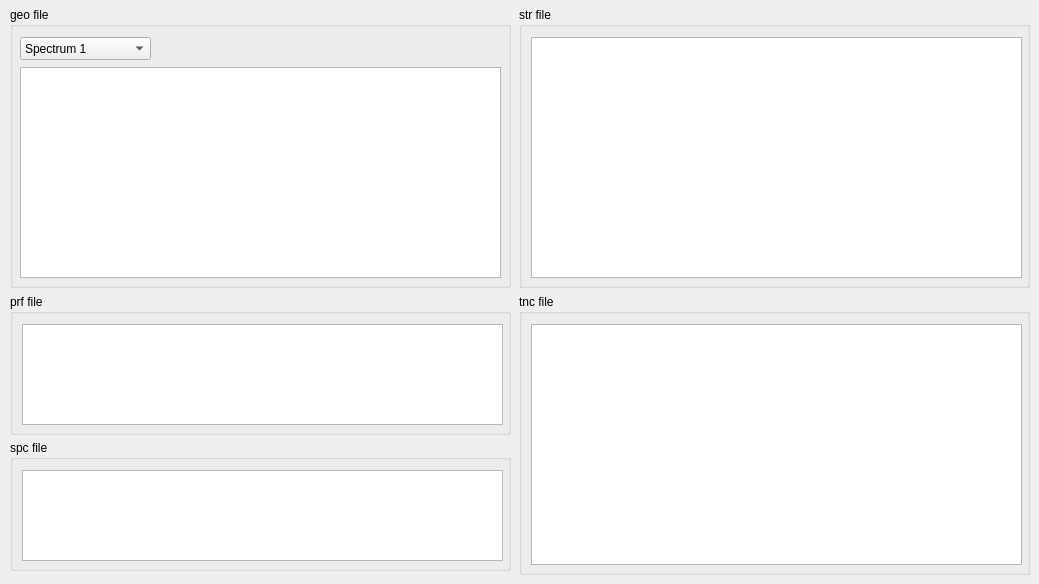
        <widget class="QWidget" name="tab_7">
         <attribute name="title">
          <string>Input</string>
         </attribute>
         <widget class="QGroupBox" name="groupBox_11">
          <property name="geometry">
           <rect>
            <x>10</x>
            <y>7</y>
            <width>501</width>
            <height>281</height>
           </rect>
          </property>
          <property name="title">
           <string>geo file</string>
          </property>
          <widget class="QPlainTextEdit" name="advanced_geo_input_field">
           <property name="geometry">
            <rect>
             <x>10</x>
             <y>60</y>
             <width>481</width>
             <height>211</height>
            </rect>
           </property>
          </widget>
          <widget class="QComboBox" name="comboBox_Advanced">
           <property name="geometry">
            <rect>
             <x>10</x>
             <y>30</y>
             <width>131</width>
             <height>23</height>
            </rect>
           </property>
           <item>
            <property name="text">
             <string>Spectrum 1</string>
            </property>
           </item>
          </widget>
         </widget>
         <widget class="QGroupBox" name="groupBox_13">
          <property name="geometry">
           <rect>
            <x>519</x>
            <y>7</y>
            <width>511</width>
            <height>281</height>
           </rect>
          </property>
          <property name="title">
           <string>str file</string>
          </property>
          <widget class="QPlainTextEdit" name="advanced_str_input_field">
           <property name="geometry">
            <rect>
             <x>12</x>
             <y>30</y>
             <width>491</width>
             <height>241</height>
            </rect>
           </property>
          </widget>
         </widget>
         <widget class="QGroupBox" name="groupBox_12">
          <property name="geometry">
           <rect>
            <x>10</x>
            <y>294</y>
            <width>501</width>
            <height>141</height>
           </rect>
          </property>
          <property name="title">
           <string>prf file</string>
          </property>
          <widget class="QPlainTextEdit" name="advanced_prf_input_field">
           <property name="geometry">
            <rect>
             <x>12</x>
             <y>30</y>
             <width>481</width>
             <height>101</height>
            </rect>
           </property>
          </widget>
         </widget>
         <widget class="QGroupBox" name="groupBox_14">
          <property name="geometry">
           <rect>
            <x>519</x>
            <y>294</y>
            <width>511</width>
            <height>281</height>
           </rect>
          </property>
          <property name="title">
           <string>tnc file</string>
          </property>
          <widget class="QPlainTextEdit" name="advanced_tcn_input_field">
           <property name="geometry">
            <rect>
             <x>12</x>
             <y>30</y>
             <width>491</width>
             <height>241</height>
            </rect>
           </property>
          </widget>
         </widget>
         <widget class="QGroupBox" name="groupBox_18">
          <property name="geometry">
           <rect>
            <x>10</x>
            <y>440</y>
            <width>501</width>
            <height>131</height>
           </rect>
          </property>
          <property name="title">
           <string>spc file</string>
          </property>
          <widget class="QPlainTextEdit" name="advanced_spc_input_field">
           <property name="geometry">
            <rect>
             <x>12</x>
             <y>30</y>
             <width>481</width>
             <height>91</height>
            </rect>
           </property>
          </widget>
         </widget>
        </widget>
